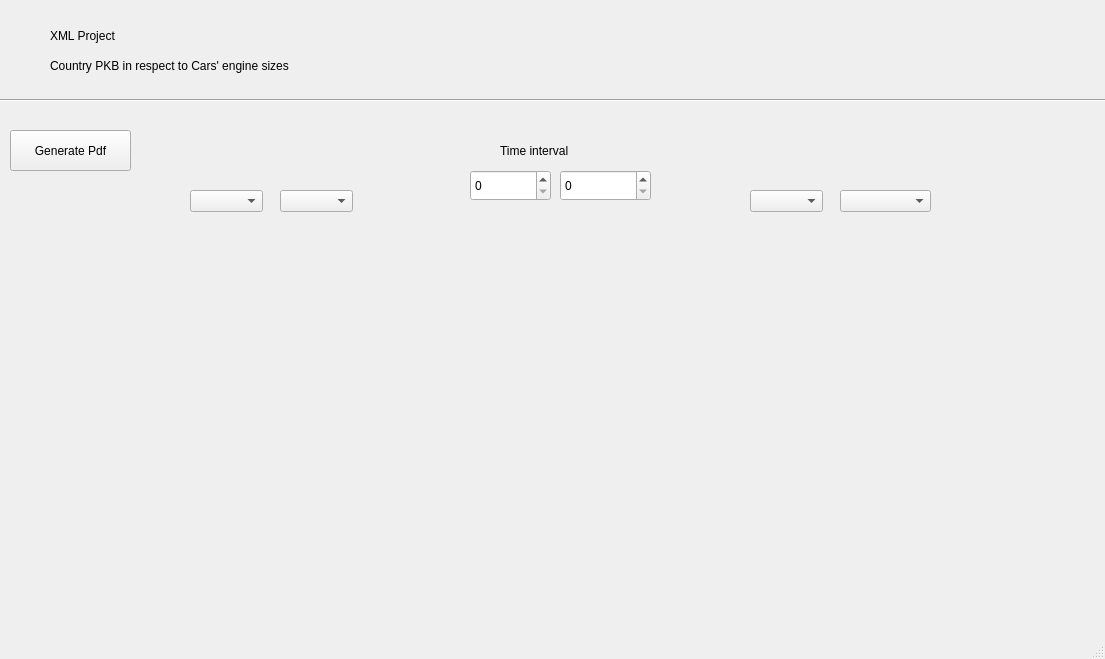
<?xml version="1.0" encoding="UTF-8"?>
<ui version="4.0">
 <class>MainWindow</class>
 <widget class="QMainWindow" name="MainWindow">
  <property name="geometry">
   <rect>
    <x>0</x>
    <y>0</y>
    <width>1105</width>
    <height>659</height>
   </rect>
  </property>
  <property name="windowTitle">
   <string>MainWindow</string>
  </property>
  <widget class="QWidget" name="centralwidget">
   <widget class="MplWidget" name="MplWidget_PKB" native="true">
    <property name="geometry">
     <rect>
      <x>10</x>
      <y>220</y>
      <width>541</width>
      <height>331</height>
     </rect>
    </property>
   </widget>
   <widget class="MplWidget" name="MplWidget_engine" native="true">
    <property name="geometry">
     <rect>
      <x>550</x>
      <y>220</y>
      <width>541</width>
      <height>331</height>
     </rect>
    </property>
   </widget>
   <widget class="QComboBox" name="comboBox_country_PKB">
    <property name="geometry">
     <rect>
      <x>190</x>
      <y>190</y>
      <width>73</width>
      <height>22</height>
     </rect>
    </property>
   </widget>
   <widget class="QComboBox" name="comboBox_engine_type">
    <property name="geometry">
     <rect>
      <x>840</x>
      <y>190</y>
      <width>91</width>
      <height>22</height>
     </rect>
    </property>
   </widget>
   <widget class="QComboBox" name="comboBox_country_engines">
    <property name="geometry">
     <rect>
      <x>750</x>
      <y>190</y>
      <width>73</width>
      <height>22</height>
     </rect>
    </property>
   </widget>
   <widget class="QSpinBox" name="spinBox_year1">
    <property name="geometry">
     <rect>
      <x>470</x>
      <y>170</y>
      <width>81</width>
      <height>31</height>
     </rect>
    </property>
   </widget>
   <widget class="QSpinBox" name="spinBox_year2">
    <property name="geometry">
     <rect>
      <x>560</x>
      <y>170</y>
      <width>91</width>
      <height>31</height>
     </rect>
    </property>
   </widget>
   <widget class="QPushButton" name="pdfButton">
    <property name="geometry">
     <rect>
      <x>10</x>
      <y>130</y>
      <width>121</width>
      <height>41</height>
     </rect>
    </property>
    <property name="text">
     <string>Generate Pdf</string>
    </property>
   </widget>
   <widget class="QLabel" name="labelTimeInterval">
    <property name="geometry">
     <rect>
      <x>500</x>
      <y>140</y>
      <width>121</width>
      <height>21</height>
     </rect>
    </property>
    <property name="text">
     <string>Time interval</string>
    </property>
   </widget>
   <widget class="QLabel" name="labelMainTitle">
    <property name="geometry">
     <rect>
      <x>50</x>
      <y>20</y>
      <width>311</width>
      <height>31</height>
     </rect>
    </property>
    <property name="text">
     <string>XML Project</string>
    </property>
   </widget>
   <widget class="QLabel" name="labelSubtitle">
    <property name="geometry">
     <rect>
      <x>50</x>
      <y>50</y>
      <width>471</width>
      <height>31</height>
     </rect>
    </property>
    <property name="text">
     <string>Country PKB in respect to Cars' engine sizes</string>
    </property>
   </widget>
   <widget class="Line" name="line">
    <property name="geometry">
     <rect>
      <x>-3</x>
      <y>90</y>
      <width>1111</width>
      <height>20</height>
     </rect>
    </property>
    <property name="orientation">
     <enum>Qt::Horizontal</enum>
    </property>
   </widget>
   <widget class="QComboBox" name="comboBox_country_PKB_2">
    <property name="geometry">
     <rect>
      <x>280</x>
      <y>190</y>
      <width>73</width>
      <height>22</height>
     </rect>
    </property>
   </widget>
  </widget>
  <widget class="QMenuBar" name="menubar">
   <property name="geometry">
    <rect>
     <x>0</x>
     <y>0</y>
     <width>1105</width>
     <height>22</height>
    </rect>
   </property>
  </widget>
  <widget class="QStatusBar" name="statusbar"/>
 </widget>
 <customwidgets>
  <customwidget>
   <class>MplWidget</class>
   <extends>QWidget</extends>
   <header>mplwidget.h</header>
   <container>1</container>
  </customwidget>
 </customwidgets>
 <resources/>
 <connections/>
</ui>
